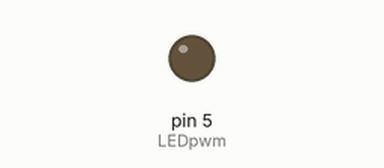
Simulated run of this sketch. Board: Arduino Uno, built with avr-gcc and run on an emulated ATmega328P. On the bench: output pins drawn as LEDs (lit = HIGH).

Above: at 0.05 s.
At 5.75 s:
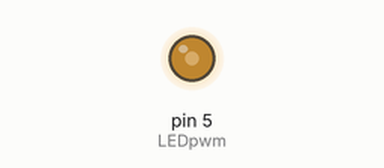
At 11.55 s:
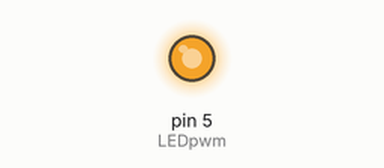
At 23.15 s:
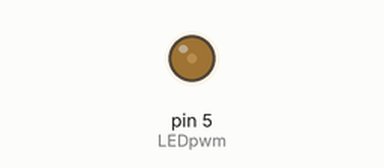
Timing chart, 0 to 33.3 s (numbered marks = the images above):
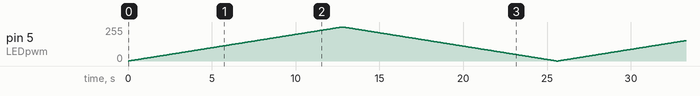

The sketch:

saida-analogica.ino
```cpp
// C++ code
//
#define LEDpwm 5

void setup()
{
  pinMode(LEDpwm, OUTPUT);
}

void loop(){

  for (int j=0;j<=255;j++){
    analogWrite(LEDpwm, j);
    delay(50); // Wait for 13 millisecond(s)
  }
  for (int j=255;j>=0;j--){
    analogWrite(LEDpwm, j);
    delay(50); // Wait for 13 millisecond(s)
  }


}
```
